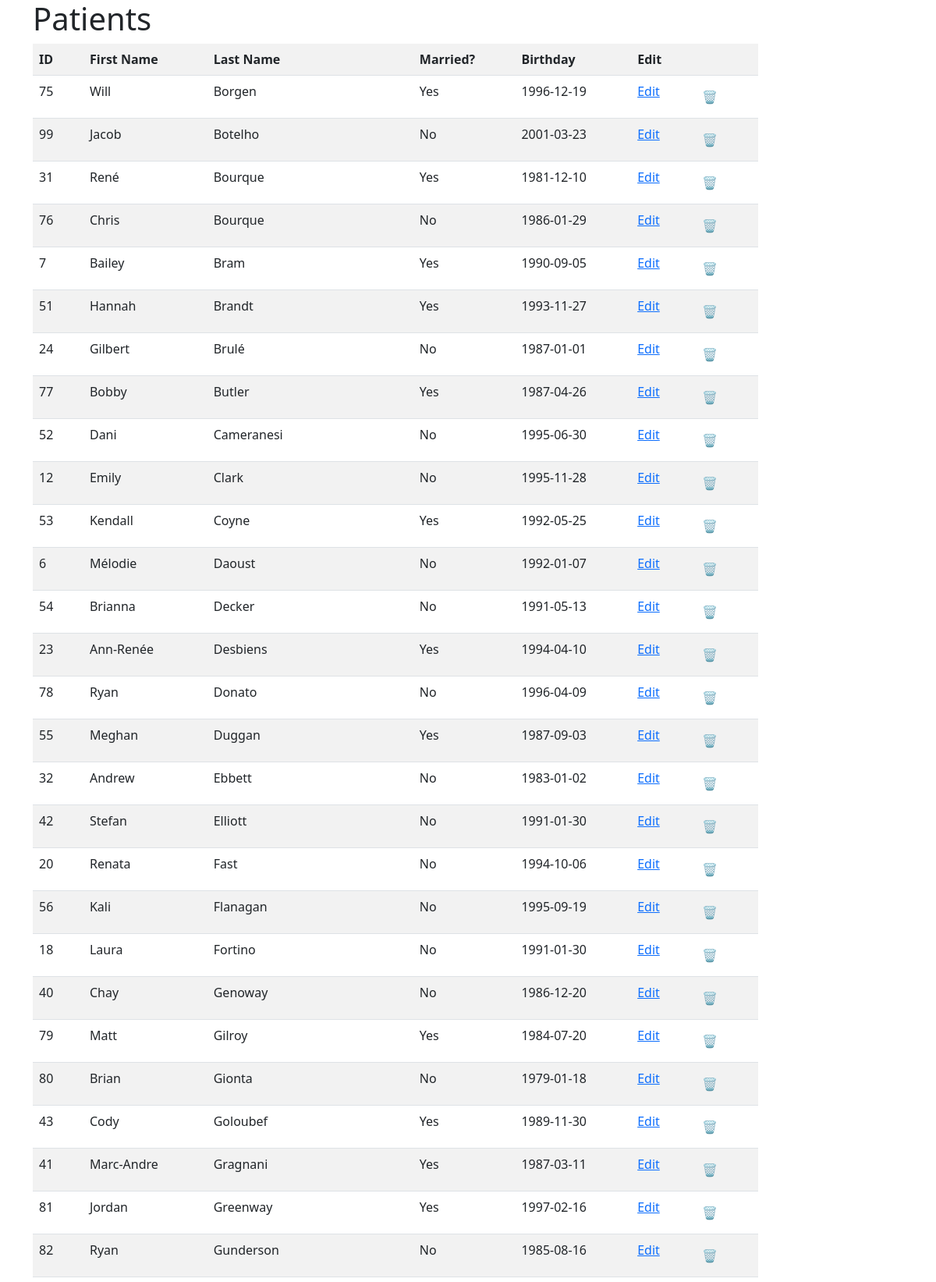
The page /week4/index.php (upper part) on the database its author committed.
### tables this page shows
CREATE TABLE IF NOT EXISTS patients (
	id INT UNSIGNED AUTO_INCREMENT NOT NULL PRIMARY KEY,
        patientFirstName VARCHAR(50) DEFAULT NULL,
        patientLastName VARCHAR(50) DEFAULT NULL,
        patientMarried TINYINT(1),
        patientBirthDate DATE
        
);

### week4/models/mdl_patients.php (called while the page is built, shortened)
<?php
    include (__DIR__ . '/db.php');
    function getPatients(){
        global $db;
        $results = [];
        $stmt = $db->prepare("SELECT id, patientFirstName, patientLastName, patientMarried, patientBirthDate FROM patients ORDER BY patientLastName");
        if ($stmt->execute() && $stmt->rowCount() > 0 ){
            $results = $stmt->fetchall(PDO::FETCH_ASSOC);
        }
        return ($results);
    }

### week4/index.php (the view, shortened to what this page needs)
<?php
    include __DIR__ . '/models/mdl_patients.php';
    $patients = getPatients();
?>
<!DOCTYPE html>
<html lang="en">
<head>
    <link href="https://cdn.jsdelivr.net/npm/bootstrap@5.2.2/dist/css/bootstrap.min.css" rel="stylesheet">
</head>
<body>
    <div class="container">
        <div class="col-sm-offset-2 col-sm-10">
            <h1>Patients</h1>
            <table class='table table-striped'>
                <tr>
                    <th>ID</th>
                    <th>First Name</th>
                    <th>Last Name</th>
                    <th>Married?</th>
                    <th>Birthday</th>
                    <th>Edit</th>
                    <th></th>
                </tr>
                <?php foreach ($patients as $row): ?>
                    <tr>
                        <td><?= $row['id'] ?></td>
                        <td><?= $row['patientFirstName'] ?></td>
                        <td><?= $row['patientLastName'] ?></td>
                        <td>
                            <?php if($row['patientMarried'] == 1): ?>
                                Yes
                            <?php else: ?>
                                No
                            <?php endif; ?>
                        </td>
                        <td><?= $row['patientBirthDate'] ?></td>
                        <td><a href='addPatient.php?action=update&patientID=<?=$row['id']?>'>Edit</a></td>
                        <td>
                            <form action="index.php" method="post">
                                <button class="btn glyphicon glyphicon-trash" type="submit">🗑️</button>
                            </form>
                        </td>
                    </tr>
                <?php endforeach; ?>
            </table>
            <br />
        </div>
    </div>
</body>
</html>

### rows shown on the page
patients: id "75", patientFirstName "Will", patientLastName "Borgen", patientMarried "Yes", patientBirthDate "1996-12-19"
patients: id "99", patientFirstName "Jacob", patientLastName "Botelho", patientMarried "No", patientBirthDate "2001-03-23"
patients: id "31", patientFirstName "René", patientLastName "Bourque", patientMarried "Yes", patientBirthDate "1981-12-10"
patients: id "76", patientFirstName "Chris", patientLastName "Bourque", patientMarried "No", patientBirthDate "1986-01-29"
patients: id "7", patientFirstName "Bailey", patientLastName "Bram", patientMarried "Yes", patientBirthDate "1990-09-05"
patients: id "51", patientFirstName "Hannah", patientLastName "Brandt", patientMarried "Yes", patientBirthDate "1993-11-27"
patients: id "24", patientFirstName "Gilbert", patientLastName "Brulé", patientMarried "No", patientBirthDate "1987-01-01"
patients: id "77", patientFirstName "Bobby", patientLastName "Butler", patientMarried "Yes", patientBirthDate "1987-04-26"
patients: id "52", patientFirstName "Dani", patientLastName "Cameranesi", patientMarried "No", patientBirthDate "1995-06-30"
patients: id "12", patientFirstName "Emily", patientLastName "Clark", patientMarried "No", patientBirthDate "1995-11-28"
patients: id "53", patientFirstName "Kendall", patientLastName "Coyne", patientMarried "Yes", patientBirthDate "1992-05-25"
patients: id "6", patientFirstName "Mélodie", patientLastName "Daoust", patientMarried "No", patientBirthDate "1992-01-07"
patients: id "54", patientFirstName "Brianna", patientLastName "Decker", patientMarried "No", patientBirthDate "1991-05-13"
patients: id "23", patientFirstName "Ann-Renée", patientLastName "Desbiens", patientMarried "Yes", patientBirthDate "1994-04-10"
patients: id "78", patientFirstName "Ryan", patientLastName "Donato", patientMarried "No", patientBirthDate "1996-04-09"
patients: id "55", patientFirstName "Meghan", patientLastName "Duggan", patientMarried "Yes", patientBirthDate "1987-09-03"
patients: id "32", patientFirstName "Andrew", patientLastName "Ebbett", patientMarried "No", patientBirthDate "1983-01-02"
patients: id "42", patientFirstName "Stefan", patientLastName "Elliott", patientMarried "No", patientBirthDate "1991-01-30"
patients: id "20", patientFirstName "Renata", patientLastName "Fast", patientMarried "No", patientBirthDate "1994-10-06"
patients: id "56", patientFirstName "Kali", patientLastName "Flanagan", patientMarried "No", patientBirthDate "1995-09-19"
patients: id "18", patientFirstName "Laura", patientLastName "Fortino", patientMarried "No", patientBirthDate "1991-01-30"
patients: id "40", patientFirstName "Chay", patientLastName "Genoway", patientMarried "No", patientBirthDate "1986-12-20"
patients: id "79", patientFirstName "Matt", patientLastName "Gilroy", patientMarried "Yes", patientBirthDate "1984-07-20"
patients: id "80", patientFirstName "Brian", patientLastName "Gionta", patientMarried "No", patientBirthDate "1979-01-18"
patients: id "43", patientFirstName "Cody", patientLastName "Goloubef", patientMarried "Yes", patientBirthDate "1989-11-30"
patients: id "41", patientFirstName "Marc-Andre", patientLastName "Gragnani", patientMarried "Yes", patientBirthDate "1987-03-11"
patients: id "81", patientFirstName "Jordan", patientLastName "Greenway", patientMarried "Yes", patientBirthDate "1997-02-16"
patients: id "82", patientFirstName "Ryan", patientLastName "Gunderson", patientMarried "No", patientBirthDate "1985-08-16"
